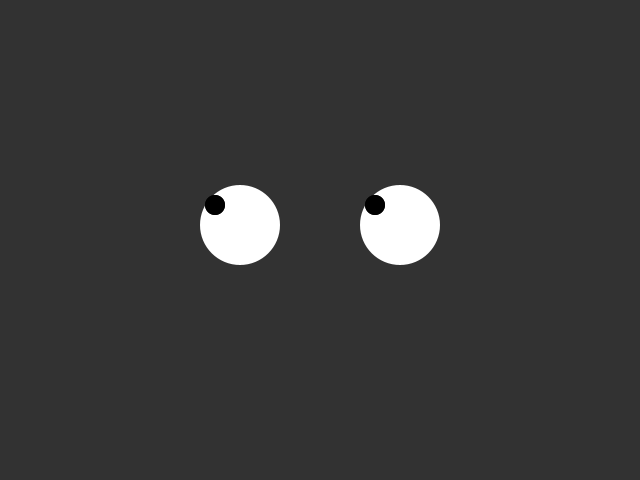
Frame 1 (no input)
Frame 60 (the mouse pressed at the canvas centre just before this capture): identical to frame 1, image omitted
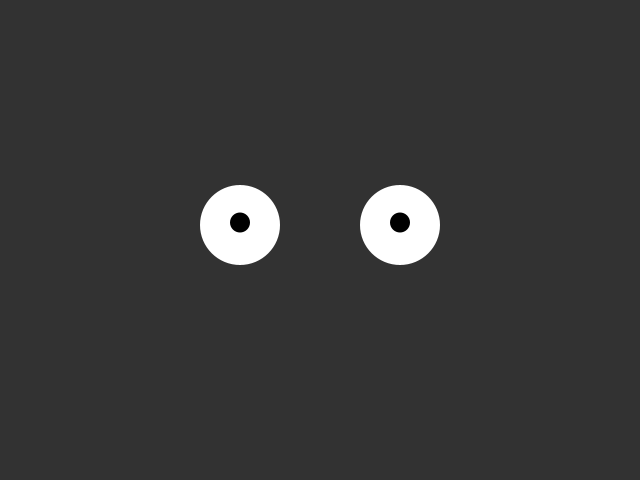
Frame 120 (the mouse held since frame 60 and released just before this capture)

The Processing sketch that drew these frames (run headless with seeded random() and noise(); from frame 60 on, the mouse is pressed at the canvas centre):

// Processing sketch: processing_7078
// ── processing_7078.pde

//structure 2(173), inputs 1(205), 3(229), 4(237), 5(245)

  float pupilX = map(mouseX, 0, width, 215, 265);
  float pupilY = map(mouseY, 0, height, 200, 240);
  float pupilA = map(mouseX, 0, width, 375, 425);

void setup() {
  size(640, 480);
  noStroke();
  smooth();
}

void draw() {
  background(50);
  fill(255);
  ellipse(240, 225, 80, 80); //left eye
  ellipse(400, 225, 80, 80); //right eye
  fill(0);
  float pupilX = map(mouseX, 0, width, 215, 265);
  float pupilY = map(mouseY, 0, height, 205, 240);
  float pupilA = map(mouseX, 0, width, 375, 425);
  ellipse(pupilX, pupilY, 20, 20); //left pupil
  ellipse(pupilA, pupilY, 20, 20); //right pupil
  
  if (mousePressed == true) {
    if (mouseButton == LEFT) {
      fill(255);
      strokeWeight(5);
      stroke(0);
  ellipse(240, 225, 80, 80); //left eye
  ellipse(400, 225, 80, 80); //right eye
      fill(255);
      stroke(255);
      ellipse(pupilX, pupilY, 20, 20); //left pupil
      ellipse(pupilA, pupilY, 20, 20); //right pupil
    float x = 240;
    float y = 400;
     float offset = random(-10, 10);
     fill(0);
     ellipse(x + offset, 225, 10, 10);
     ellipse(y + offset, 225, 10, 10);
     
     
    }
  } else {
     ellipse(pupilX, pupilY, 20, 20); //left pupil
     ellipse(pupilA, pupilY, 20, 20); //right pupil
  }
  }

 
